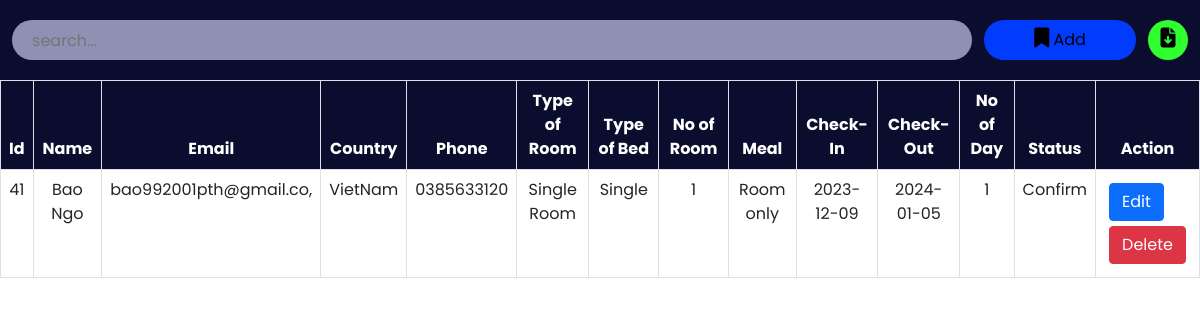
The page /admin/roombook.php on the database its author committed.
### tables this page shows
CREATE TABLE `roombook` (
  `id` int(10) NOT NULL,
  `Name` varchar(50) NOT NULL,
  `Email` varchar(50) NOT NULL,
  `Country` varchar(30) NOT NULL,
  `Phone` varchar(30) NOT NULL,
  `RoomType` varchar(30) NOT NULL,
  `Bed` varchar(30) NOT NULL,
  `Meal` varchar(30) NOT NULL,
  `NoofRoom` varchar(30) NOT NULL,
  `cin` date NOT NULL,
  `cout` date NOT NULL,
  `nodays` int(50) NOT NULL,
  `stat` varchar(30) NOT NULL
);

### admin/roombook.php (the view, shortened to what this page needs)
<?php
include '../config.php';
?>
<!DOCTYPE html>
<html lang="en">
<head>
    <link href="https://cdn.jsdelivr.net/npm/bootstrap@5.0.2/dist/css/bootstrap.min.css" rel="stylesheet">
    <link rel="stylesheet" href="https://cdnjs.cloudflare.com/ajax/libs/font-awesome/6.2.0/css/all.min.css" />
    <link rel="stylesheet" href="./css/roombook.css">
</head>
<body>
    <div class="searchsection">
        <input type="text" name="search_bar" id="search_bar" placeholder="search..." onkeyup="searchFun()">
        <button class="adduser" id="adduser" onclick="adduseropen()"><i class="fa-solid fa-bookmark"></i> Add</button>
        <form action="./exportdata.php" method="post">
            <button class="exportexcel" id="exportexcel" name="exportexcel" type="submit"><i class="fa-solid fa-file-arrow-down"></i></button>
        </form>
    </div>
    <div class="roombooktable" class="table-responsive-xl">
        <?php
            $roombooktablesql = "SELECT * FROM roombook";
            $roombookresult = mysqli_query($conn, $roombooktablesql);
        ?>
        <table class="table table-bordered" id="table-data">
            <thead>
                <tr>
                    <th scope="col">Id</th>
                    <th scope="col">Name</th>
                    <th scope="col">Email</th>
                    <th scope="col">Country</th>
                    <th scope="col">Phone</th>
                    <th scope="col">Type of Room</th>
                    <th scope="col">Type of Bed</th>
                    <th scope="col">No of Room</th>
                    <th scope="col">Meal</th>
                    <th scope="col">Check-In</th>
                    <th scope="col">Check-Out</th>
                    <th scope="col">No of Day</th>
                    <th scope="col">Status</th>
                    <th scope="col" class="action">Action</th>
                </tr>
            </thead>
            <tbody>
            <?php
            while ($res = mysqli_fetch_array($roombookresult)) {
            ?>
                <tr>
                    <td><?php echo $res['id'] ?></td>
                    <td><?php echo $res['Name'] ?></td>
                    <td><?php echo $res['Email'] ?></td>
                    <td><?php echo $res['Country'] ?></td>
                    <td><?php echo $res['Phone'] ?></td>
                    <td><?php echo $res['RoomType'] ?></td>
                    <td><?php echo $res['Bed'] ?></td>
                    <td><?php echo $res['NoofRoom'] ?></td>
                    <td><?php echo $res['Meal'] ?></td>
                    <td><?php echo $res['cin'] ?></td>
                    <td><?php echo $res['cout'] ?></td>
                    <td><?php echo $res['nodays'] ?></td>
                    <td><?php echo $res['stat'] ?></td>
                    <td class="action">
                        <a href="roombookedit.php?id=<?php echo $res['id'] ?>"><button class="btn btn-primary">Edit</button></a>
                        <a href="roombookdelete.php?id=<?php echo $res['id']  ?>"><button class='btn btn-danger'>Delete</button></a>
                    </td>
                </tr>
            <?php
            }
            ?>
            </tbody>
        </table>
    </div>
</body>
</html>

### admin/css/roombook.css (style rules this page uses)
:root { --bg-text-shadow: 0 2px 4px rgb(13 0 77 / 8%), 0 3px 6px rgb(13 0 77 / 8%), 0 8px 16px rgb(13 0 77 / 8%); --bg-box-shadow: 0px 0px 20px 6px rgba(26, 30, 164, 0.31); }
* { margin: 0; padding: 0; font-family: 'Poppins', sans-serif; }
i { font-size: 20px; }
.searchsection { height: 80px; width: 100%; display: flex; justify-content: space-evenly; align-items: center; background-color: #0a0d2d; position: fixed; z-index: 500; }
#search_bar { height: 40px; width: 80%; border: none; background-color: rgba(195, 198, 233, 0.714); padding-left: 20px; border-radius: 30px; }
#adduser { height: 40px; background-color: rgb(0, 59, 254); border: none; border-radius: 30px; padding: 0 50px; }
.exportexcel { height: 40px; width: 40px; background-color: rgb(47, 255, 47); border: none; border-radius: 50%; }
a { color: black; }
.roombooktable { position: absolute; color: #0a0d2d; margin-top: 80px; width: 100%; height: 100vh; padding-bottom: 900px; }
.roombooktable thead { background-color: #0a0d2d; color: white; text-align: center; }
.roombooktable tbody { text-align: center; }
.action a { text-decoration: none; }
.action button { display: flex; flex-wrap: wrap; margin: 5px; }

### rows shown on the page
roombook: id "41", Name "Bao Ngo", Email "bao992001pth@gmail.co,", Country "VietNam", Phone "0385633120", RoomType "Single Room", Bed "Single", NoofRoom "1", Meal "Room only", cin "2023-12-09", cout "2024-01-05", nodays "1", stat "Confirm"
